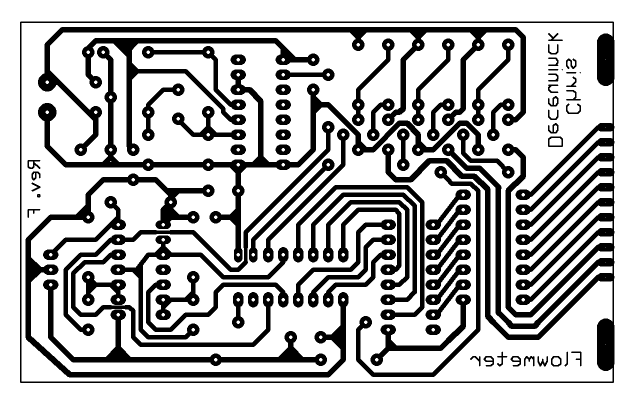
%> input picture MATLAB/Watershed/pcb1.jpg, 1264 x 807 px (shown at 1/2 size)
$ octave watershedMMIS.m   (GNU Octave 9; MATLAB toolbox functions it lacks are replaced by stand-ins)
%> lines starting %> are read from the running program, lines starting %| are printed output that depends on the picture
%function[]=vpsnseg()
clear all;
close all;
home;
J = 4;
alpha = 2;
beta = 7;
im = double(imread('pcb1.jpg'));
%> im: size 807x1264 double; min 0, max 255, mean 182.3; mean of the top-left, top-right, bottom-left and bottom-right quarters 192, 185.4, 181, 170.8
im=imresize(im,[256,256]);
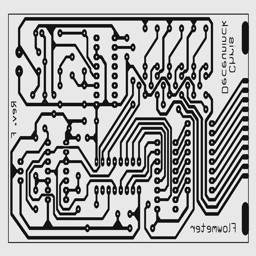
%> im: size 256x256 double; min -24.56, max 282.1, mean 182.3; drawn with min black and max white
% intensity gradient ch-1
hy = fspecial('sobel');
hx = hy';
Iy = imfilter(im, hy, 'replicate');
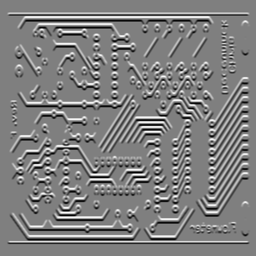
%> Iy: size 256x256 double; min -1159.8, max 1156.4, mean 0; drawn with min black and max white
Ix = imfilter(im, hx, 'replicate');
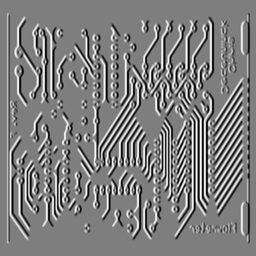
%> Ix: size 256x256 double; min -1165.5, max 1182.4, mean 0; drawn with min black and max white
Ge = sqrt(Ix.*Ix + Iy.*Iy);
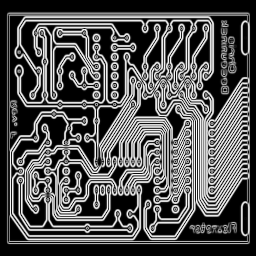
%> Ge: size 256x256 double; min 0, max 1189.8, mean 392.6; drawn with min black and max white
% Dual tree complex wavelet transform ch-2
%> (the run ends here)

$ run again, with MATLAB/Watershed/pcb2.jpg copied over MATLAB/Watershed/pcb1.jpg
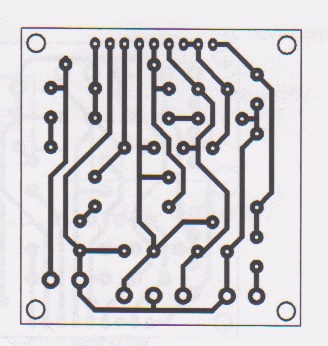
%> input picture MATLAB/Watershed/pcb2.jpg, 328 x 346 px
%> `Ix = imfilter(im, hx, 'replicate');`:
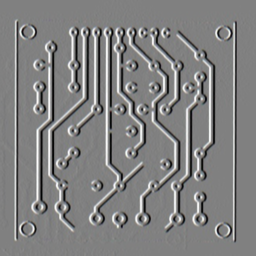
%> Ix: size 256x256x3 double; mean R, G, B -0.1, -0.1, -0.1; drawn with min black and max white
%> `Ge = sqrt(Ix.*Ix + Iy.*Iy);`:
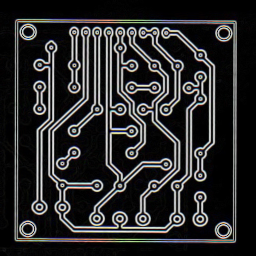
%> Ge: size 256x256x3 double; mean R, G, B 131.6, 130.7, 132.3; drawn with min black and max white

$ run again, with MATLAB/Watershed/pcb3.jpg copied over MATLAB/Watershed/pcb1.jpg
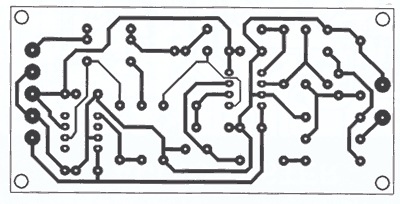
%> input picture MATLAB/Watershed/pcb3.jpg, 400 x 204 px
%> `Ix = imfilter(im, hx, 'replicate');`:
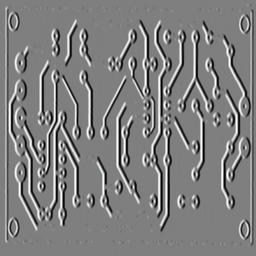
%> Ix: size 256x256x3 double; mean R, G, B 0.1, 0, 0; drawn with min black and max white
%> `Ge = sqrt(Ix.*Ix + Iy.*Iy);`:
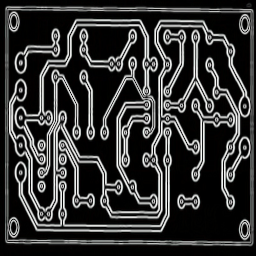
%> Ge: size 256x256x3 double; mean R, G, B 179.6, 180, 178.2; drawn with min black and max white
